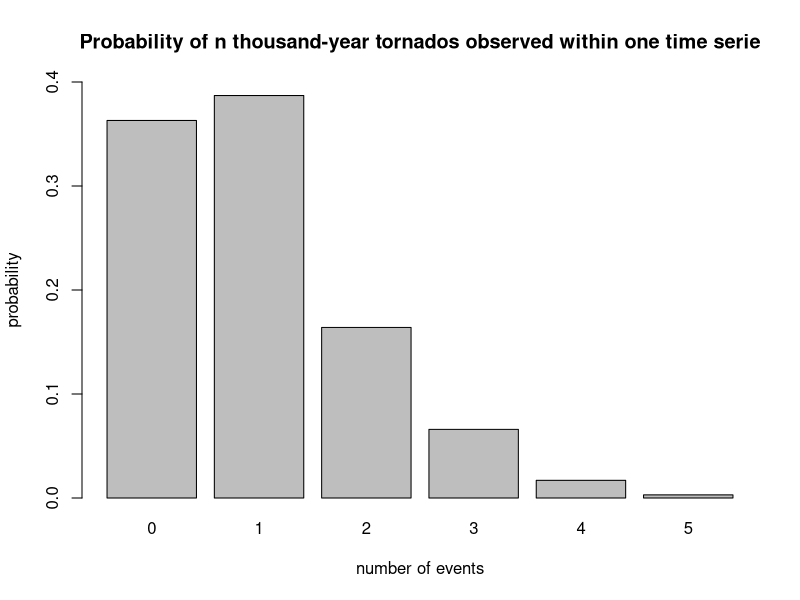

Write the R code that produced this figure.
## ---- chunk 1
knitr::opts_chunk$set(echo = TRUE)
## ---- chunk 2
# number of datasets
n = 1000

# create events with random strength
t <- replicate(n, runif(1000))
## ---- chunk 3
# observed events of certain strength
obsa <- colSums(t >= 0.999)
## ---- chunk 4
# plot
barplot(prop.table(table(obsa)), ylab = "probability",
        xlab = "number of events", ylim = c(0,0.4),
        main = "Probability of n thousand-year tornados observed within one time serie")
